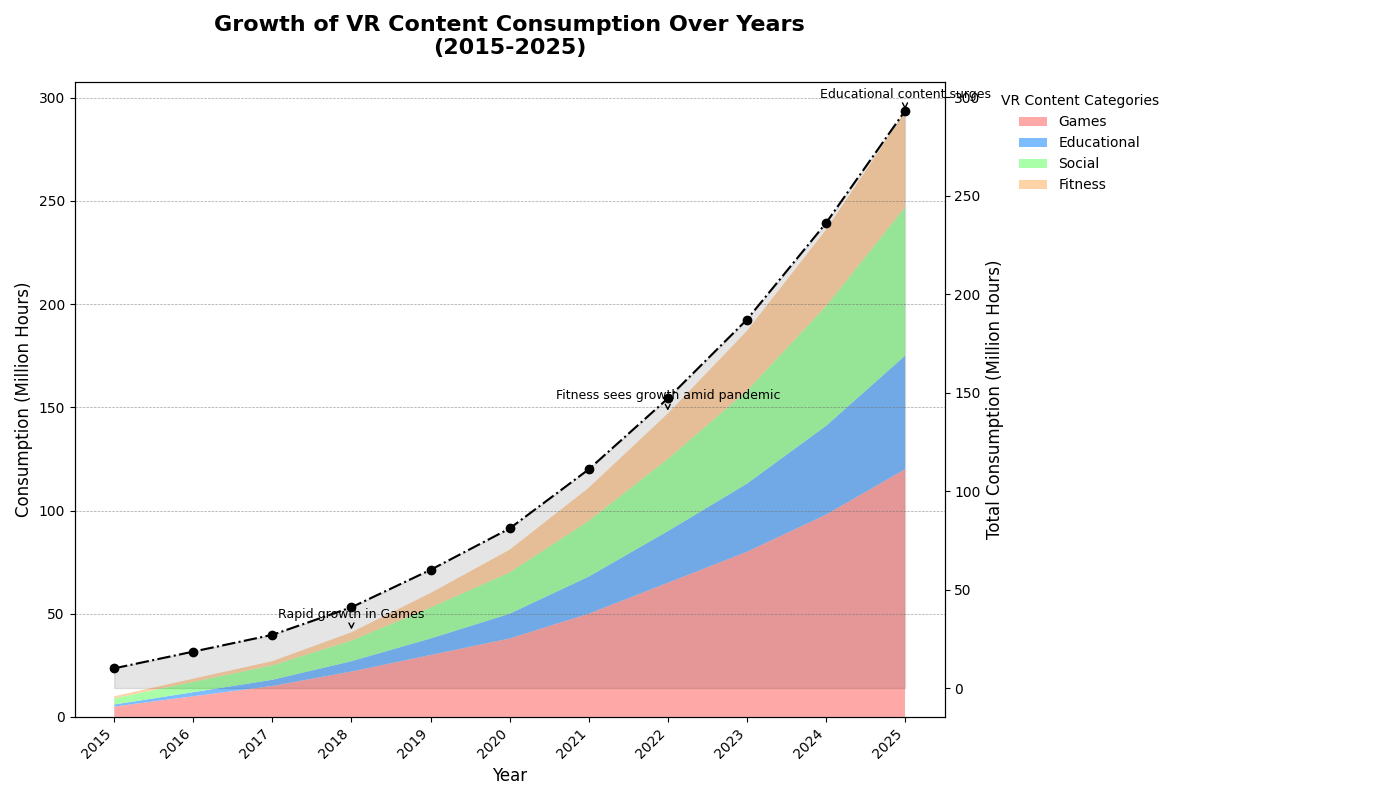

Generate this figure with Python:
import matplotlib.pyplot as plt
import numpy as np

# Backstory: 
# Imagine we're showcasing the growth of different types of virtual reality (VR) content over the years. 
# Our chart will depict the consumption trends of various VR content categories: Games, Educational, Social, and Fitness. 

# Define the years for the chart
years = np.arange(2015, 2026)

# Define the VR content categories
vr_categories = ["Games", "Educational", "Social", "Fitness"]

# VR content consumption data (in million hours)
vr_data = np.array([
    [5, 10, 15, 22, 30, 38, 50, 65, 80, 98, 120],  # Games
    [1, 2, 3, 5, 8, 12, 18, 25, 33, 43, 55],  # Educational
    [3, 5, 7, 10, 15, 20, 27, 35, 45, 58, 72],  # Social
    [1, 1.5, 2, 4, 7, 11, 16, 22, 29, 37, 46]   # Fitness
])

# Initialize the figure and axes
fig, ax = plt.subplots(figsize=(14, 8))

# Define a color map
colors = ['#FF9999', '#66B2FF', '#99FF99', '#FFCC99']

# Plot the stacked area chart
ax.stackplot(years, vr_data, labels=vr_categories, colors=colors, alpha=0.85)

# Set titles and labels with appropriate descriptions
ax.set_title('Growth of VR Content Consumption Over Years\n(2015-2025)', fontsize=16, fontweight='bold', pad=20)
ax.set_xlabel('Year', fontsize=12)
ax.set_ylabel('Consumption (Million Hours)', fontsize=12)

# Format x-axis for better readability
ax.set_xticks(years)
ax.set_xticklabels(years, rotation=45, ha='right')

# Add legend outside of the plot
ax.legend(title='VR Content Categories', loc='upper left', fontsize=10, bbox_to_anchor=(1.05, 1), frameon=False)

# Add grid lines for better readability
ax.grid(color='gray', linestyle='--', linewidth=0.5, axis='y', alpha=0.7)

# Add annotations for key data points
annotations = {
    2022: 'Fitness sees growth amid pandemic',
    2018: 'Rapid growth in Games',
    2025: 'Educational content surges'
}

for year, annotation in annotations.items():
    ax.annotate(annotation, xy=(year, vr_data[:, years.tolist().index(year)].sum()), 
                xytext=(year, vr_data[:, years.tolist().index(year)].sum() + 7),
                arrowprops=dict(facecolor='black', arrowstyle='->'), fontsize=9, ha='center')

# Adding a subplot with another type of chart: Line plot of total consumption
ax2 = ax.twinx()
total_consumption = vr_data.sum(axis=0)
ax2.plot(years, total_consumption, label='Total Consumption', color='black', linestyle='-.', marker='o', linewidth=1.5)
ax2.fill_between(years, total_consumption, color='black', alpha=0.1)

# Set secondary y-axis label for the total consumption
ax2.set_ylabel('Total Consumption (Million Hours)', fontsize=12)

# Adjust layout to prevent overlap
plt.tight_layout(rect=[0, 0, 0.85, 1])

# Show the plot
plt.show()
